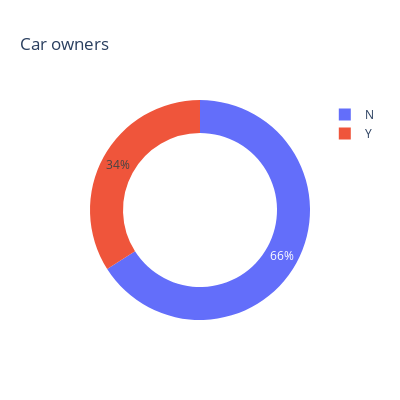

Notebook cell for this chart:
### Code cell
px.pie(title='Car owners',
       names=application_train.FLAG_OWN_CAR.value_counts().index,
       values=application_train.FLAG_OWN_CAR.value_counts().values,
       hole=0.7,
       width=400,
       height=400)

### Figure 1 — Plotly figure (JSON) as saved in the notebook; plotly's stock layout.template omitted (floating-point values rounded to 4 significant figures)
{"data": [{"domain": {"x": [0, 1], "y": [0, 1]}, "hole": 0.7, "hovertemplate": "label=%{label}<br>value=%{value}<extra></extra>", "labels": ["N", "Y"], "legendgroup": "", "name": "", "showlegend": true, "type": "pie", "values": [202924, 104587]}], "layout": {"height": 400, "legend": {"tracegroupgap": 0}, "title": {"text": "Car owners"}, "width": 400}}
